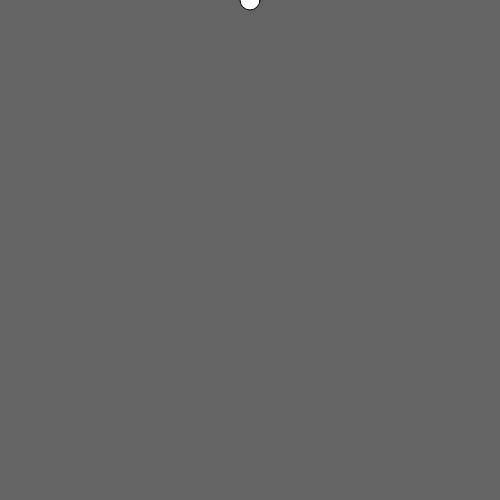
Frame 1 (no input)
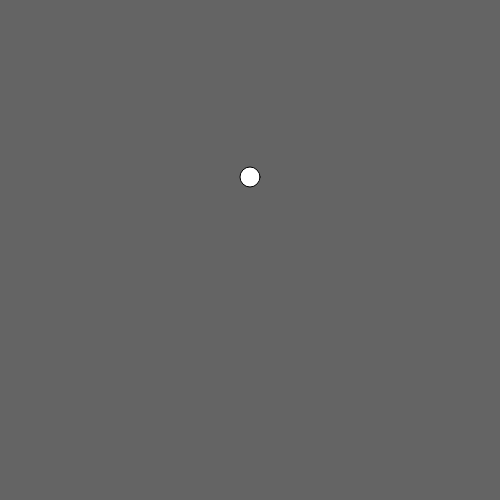
Frame 60 (no input)
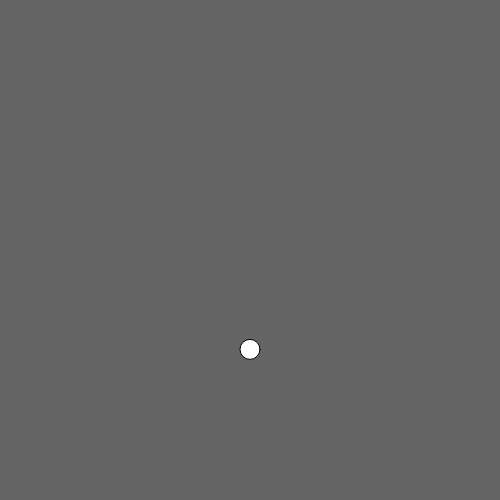
Frame 120 (the mouse pressed at the canvas centre since frame 60)

The p5.js sketch that drew these frames (run headless with seeded random() and noise() and a simulated clock; from frame 60 on, the mouse is pressed at the canvas centre):

// p5.js sketch
// ── sketch.js


var circleX;
	var circleY;

	var gravity = 0.1;
	var speed = 0;

function setup(){
	createCanvas(500,500);
	circleX=width/2;
	circleY=0;
}
	

function draw(){
		background(100);

		circleY=circleY+speed;
		
		ellipse(circleX,circleY,20,20);
		speed = speed + gravity;


		if(circleY > height -1)
			speed = speed* -0.9;
	}
